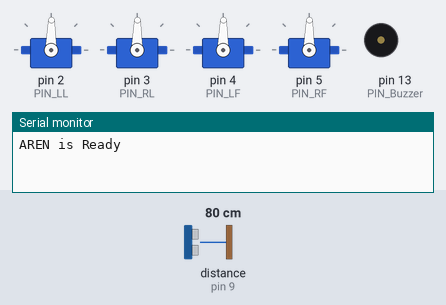
This sketch was run on a simulated Arduino Uno, built with avr-gcc and run on an emulated ATmega328P. Parts: 4 × servo, buzzer (waves = sounding), the last lines printed to the serial monitor. The inputs (shaded band) are chosen by the test bench; at power-on: distance to the obstacle (sensor on pin 9) 80 cm. The echo pulse lasts 58.3 µs per cm.

Above: at 1.1 s.
At 3.23 s:
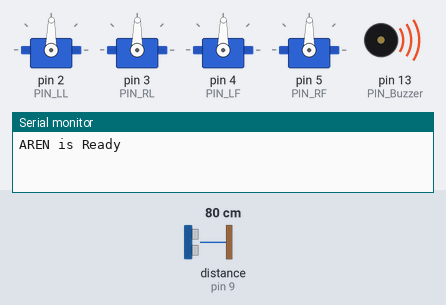
At 13.3 s:
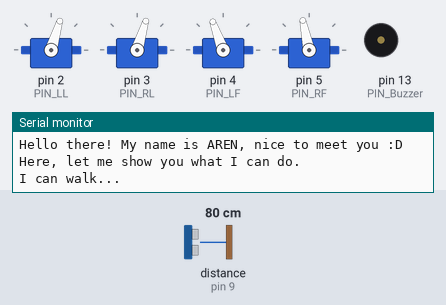
At 26.53 s:
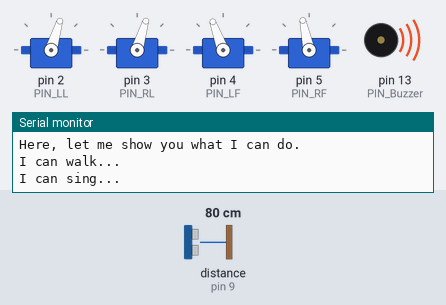
At 30.4 s:
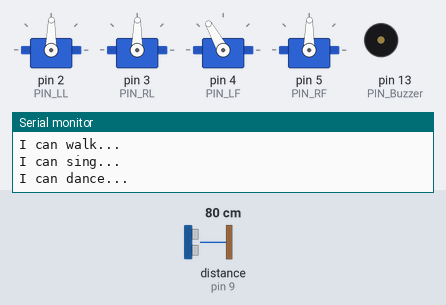
At 34.1 s:
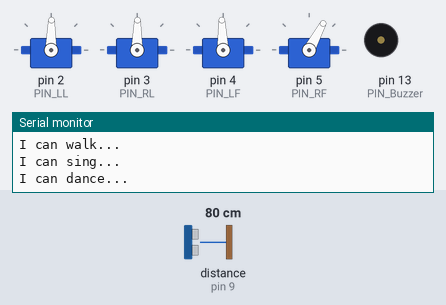
Timing chart, 0 to 35.6 s (numbered marks = the images above):
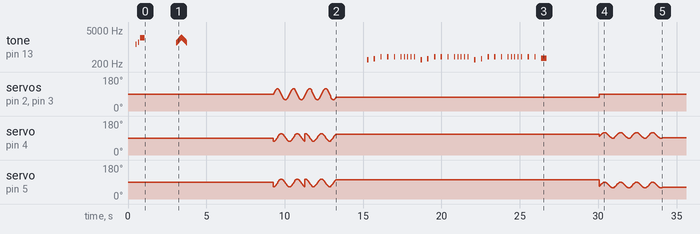

The sketch:

aren_intro.ino
```cpp
/*
 * -- AREN Welcome
 *
 * -- ABOUT
 *    An introductory program that will test whether your bot is working properly.
 *    This program will also bring you through some of the capabilities of the bot.
 *
 */

#include <Aren.h>

// -- Pin number constants specification
#define PIN_LL 2      // Left leg
#define PIN_RL 3      // Right leg
#define PIN_LF 4      // Left foot
#define PIN_RF 5      // Right foot
#define PIN_Buzzer 13 // Buzzer
#define PIN_Trigger 8 // Ultrasound Trigger
#define PIN_Echo 9    // Ultrasound Echo

// -- AREN Object Creation
Aren Aren;

// -- Global Variables Declaration
int loopCount = 0;
int loopLimit = 1;
int loopCount2 = 0;
int loopLimit2 = 10;

int distance;                    // variable to store distance read from ultrasonic range finder module
bool isObstacleDetected = false; // logic state for when object detected is at the distance we set

float tempo = 140.00;         // Change this value to change how fast the song plays. The notes will scale accordingly
const int songNoteCount = 33; // The total number of notes the current song has

// DO NOT CHANGE THE FOLLOWING SECTION
float wholeNote = 240.0 / tempo * 1000;
float halfNote = 120.0 / tempo * 1000;
float quarterNote = 60.0 / tempo * 1000;
float eigthNote = 30.0 / tempo * 1000;
float sixteenthNote = 15.0 / tempo * 1000;
float dottedQuarterNote = 90.0 / tempo * 1000;
float dottedEightNote = 45.0 / tempo * 1000;
float dottedSixteenthNote = 22.5 / tempo * 100;

struct notes
{
  float frequency;
  float noteType;
};

// -- Song Data
//    An array of type notes which has a frequency and note type variable.
notes songData[songNoteCount] = {
    {.frequency = note_D4, .noteType = quarterNote},
    {.frequency = note_E4, .noteType = quarterNote},

    {.frequency = note_G4, .noteType = quarterNote},
    {.frequency = note_G4, .noteType = quarterNote},
    {.frequency = note_G4, .noteType = quarterNote},
    {.frequency = note_G4, .noteType = eigthNote},
    {.frequency = note_G4, .noteType = eigthNote},

    {.frequency = note_G4, .noteType = eigthNote},
    {.frequency = note_G4, .noteType = eigthNote},
    {.frequency = note_G4, .noteType = quarterNote},
    {.frequency = note_D4, .noteType = quarterNote},
    {.frequency = note_E4, .noteType = quarterNote},

    {.frequency = note_G4, .noteType = quarterNote},
    {.frequency = note_G4, .noteType = quarterNote},
    {.frequency = note_G4, .noteType = quarterNote},
    {.frequency = note_G4, .noteType = eigthNote},
    {.frequency = note_G4, .noteType = eigthNote},

    {.frequency = note_G4, .noteType = eigthNote},
    {.frequency = note_G4, .noteType = eigthNote},
    {.frequency = note_G4, .noteType = quarterNote},
    {.frequency = note_D4, .noteType = quarterNote},
    {.frequency = note_E4, .noteType = quarterNote},

    {.frequency = note_G4, .noteType = quarterNote},
    {.frequency = note_G4, .noteType = quarterNote},
    {.frequency = note_G4, .noteType = quarterNote},
    {.frequency = note_G4, .noteType = eigthNote},
    {.frequency = note_G4, .noteType = eigthNote},

    {.frequency = note_G4, .noteType = eigthNote},
    {.frequency = note_G4, .noteType = eigthNote},
    {.frequency = note_G4, .noteType = quarterNote},
    {.frequency = note_G4, .noteType = quarterNote},
    {.frequency = note_G4, .noteType = quarterNote},

    {.frequency = note_F4, .noteType = wholeNote},
};

// -- Program Setup
void setup()
{
  // Open the serial port at stated data rate
  Serial.begin(9600);

  // Initialise the AREN
  Aren.init(PIN_LL, PIN_RL, PIN_LF, PIN_RF, true, PIN_Buzzer, PIN_Trigger, PIN_Echo);
  Aren.home();
  Aren.sing(S_mode3);
  Serial.println("AREN is Ready");
}

// -- Main Program Loop
void loop()
{
  if (loopCount < loopLimit)
  {
    delay(2000);
    Aren.sing(S_happy);
    Serial.println("Hello there! My name is AREN, nice to meet you :D");
    delay(3000);
    Serial.println("Here, let me show you what I can do.");
    delay(2500);

    Serial.println("I can walk...");
    Aren.walk(2, 1000, FORWARD);
    Aren.walk(2, 1000, BACKWARD);
    delay(2000);

    Serial.println("I can sing...");
    playSong();
    delay(2000);

    Serial.println("I can dance...");
    Aren.tiptoeSwing(4, 1000, MEDIUM);
    delay(2000);

    Serial.println("I can sense how far away you are in front of me...");
    while (loopCount2 < loopLimit2) {
      int distance = Aren.getDistance();
      Serial.println(distance);
      loopCount2++;
      delay(100);
    }
    delay(2000);

    Serial.println("And many more!");
    delay(2000);
    Serial.println("Let's have fun, and learn together!");
    delay(2000);
    loopCount++;
  }

  Aren.home();
  delay(1000);
  Aren.setRestState(false);
}

//-- Functions
/*
  FUNCTION
  void playSong()

  Play the song until it ends
*/
void playSong()
{
  for (size_t i = 0; i < songNoteCount; i++)
  {
    Aren._tone(songData[i].frequency, long(songData[i].noteType * 0.2), int(songData[i].noteType * 0.8));
  }
}
```

Measured:
- by itself, tone on pin 13 (PIN_Buzzer): plays 1318 Hz for 0.05 s, 1567 Hz for 0.05 s, 2349 Hz for 0.30 s, 1500 Hz for 0.02 s, 1574 Hz for 0.02 s, 1652 Hz for 0.02 s … (58 notes in this stretch)
